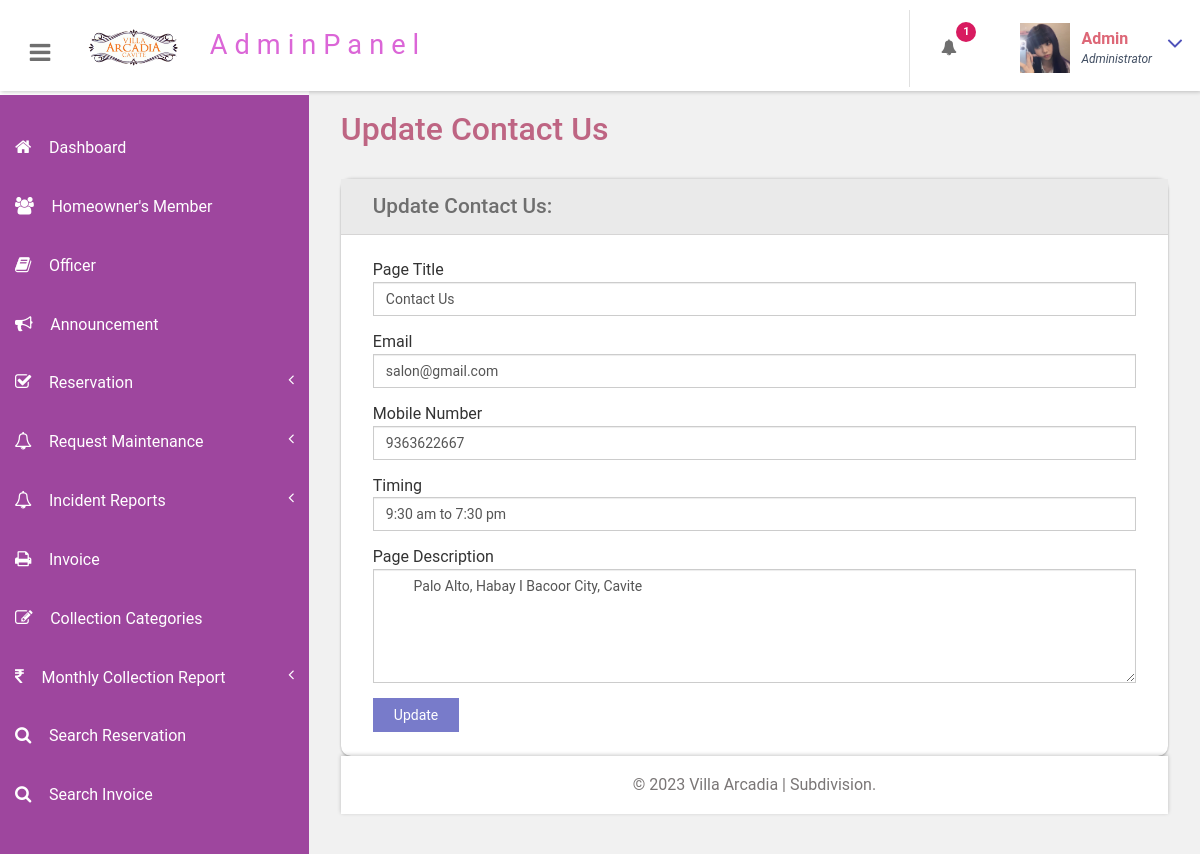
The page /portal/admin/contact-us.php (signed in) on the database as committed earlier.
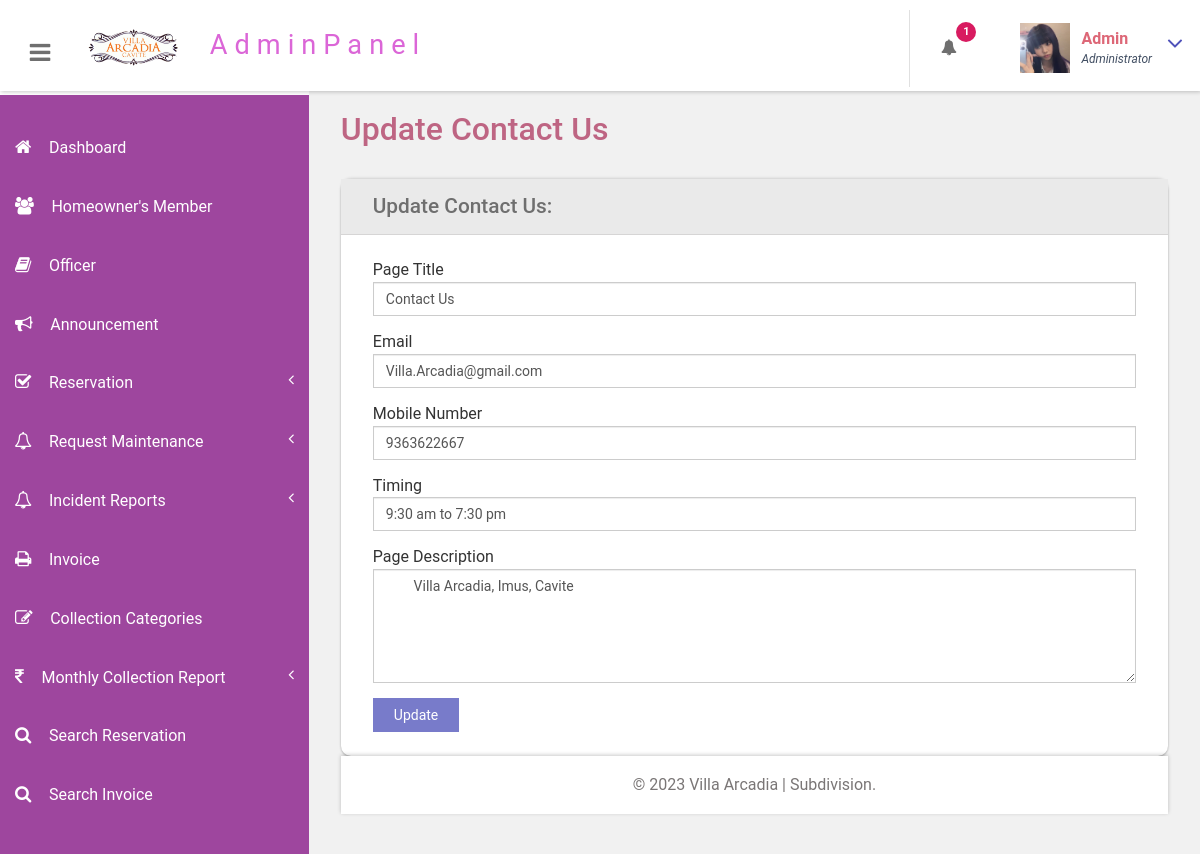
The same page on the database as committed later.
### tables this page shows
CREATE TABLE `tblpage` (
  `ID` int(10) NOT NULL,
  `PageType` varchar(200) DEFAULT NULL,
  `PageTitle` mediumtext DEFAULT NULL,
  `PageDescription` mediumtext DEFAULT NULL,
  `Email` varchar(200) DEFAULT NULL,
  `MobileNumber` bigint(10) DEFAULT NULL,
  `UpdationDate` date DEFAULT NULL,
  `Timing` varchar(200) NOT NULL
);

### portal/admin/contact-us.php (the view, shortened to what this page needs)
<?php
include('includes/dbconnection.php');
if (strlen($_SESSION['bpmsaid']==0)) {
  header('location:logout.php');
  } else{
  ?>
<!DOCTYPE HTML>
<html>
<head>
<link href="css/bootstrap.css" rel='stylesheet' type='text/css' />
<link href="css/style.css" rel='stylesheet' type='text/css' />
<link href="css/font-awesome.css" rel="stylesheet">
<link href="css/animate.css" rel="stylesheet" type="text/css" media="all">
<link href="css/custom.css" rel="stylesheet">
</head>
<body class="cbp-spmenu-push">
	<div class="main-content">
		 <?php include_once('includes/sidebar.php');?>
	 <?php include_once('includes/header.php');?>
		<div id="page-wrapper">
			<div class="main-page">
				<div class="forms">
					<h3 class="title1">Update Contact Us</h3>
					<div class="form-grids row widget-shadow" data-example-id="basic-forms">
						<div class="form-title">
							<h4>Update Contact Us:</h4>
						</div>
						<div class="form-body">
							<form method="post">
  <?php
$ret=mysqli_query($con,"select * from  tblpage where PageType='contactus'");
while ($row=mysqli_fetch_array($ret)) {
?>
							 <div class="form-group"> <label for="exampleInputEmail1">Page Title</label> <input type="text" class="form-control" name="pagetitle" id="pagetitle" value="<?php  echo $row['PageTitle'];?>" required="true"> </div><div class="form-group"> <label for="exampleInputEmail1">Email</label> <input type="text" class="form-control" name="email" id="email" value="<?php  echo $row['Email'];?>" required="true"> </div><div class="form-group"> <label for="exampleInputEmail1">Mobile Number</label> <input type="text" class="form-control" name="mobnumber" id="mobnumber" value="<?php  echo $row['MobileNumber'];?>" required="true"> </div><div class="form-group"> <label for="exampleInputEmail1">Timing</label> <input type="text" class="form-control" name="timing" id="timing" value="<?php  echo $row['Timing'];?>" required="true"> </div> <div class="form-group"> <label for="exampleInputPassword1">Page Description</label> <textarea name="pagedes" id="pagedes" rows="5" class="form-control">
        <?php  echo $row['PageDescription'];?></textarea> </div>
							 <?php } ?>
							  <button type="submit" name="submit" class="btn btn-default">Update</button> </form>
						</div>
					</div>
			</div>
		</div>
		 <?php include_once('includes/footer.php');?>
	</div>
</body>
</html>
<?php } ?>

Rows that differ between the two databases and show on the page:
changed tblpage "Contact Us": email "salon@gmail.com" → "Villa.Arcadia@gmail.com"; pagedes "Palo Alto, Habay I Bacoor City, Cavite" → "Villa Arcadia, Imus, Cavite"
